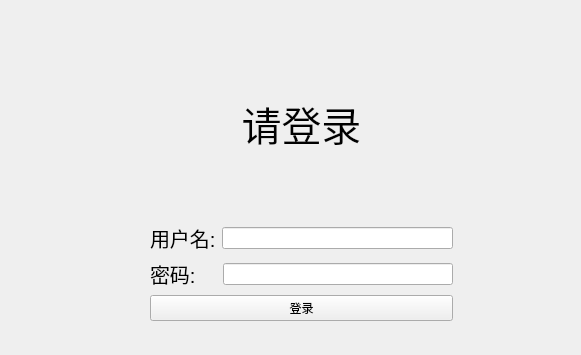
<?xml version="1.0" encoding="UTF-8"?>
<ui version="4.0">
 <class>Login</class>
 <widget class="QWidget" name="Login">
  <property name="geometry">
   <rect>
    <x>0</x>
    <y>0</y>
    <width>581</width>
    <height>355</height>
   </rect>
  </property>
  <property name="windowTitle">
   <string>Form</string>
  </property>
  <widget class="QWidget" name="verticalLayoutWidget">
   <property name="geometry">
    <rect>
     <x>50</x>
     <y>30</y>
     <width>503</width>
     <height>291</height>
    </rect>
   </property>
   <layout class="QVBoxLayout" name="verticalLayout">
    <property name="leftMargin">
     <number>100</number>
    </property>
    <property name="rightMargin">
     <number>100</number>
    </property>
    <item>
     <widget class="QLabel" name="Tips">
      <property name="font">
       <font>
        <pointsize>30</pointsize>
       </font>
      </property>
      <property name="text">
       <string>请登录</string>
      </property>
      <property name="alignment">
       <set>Qt::AlignCenter</set>
      </property>
     </widget>
    </item>
    <item>
     <layout class="QHBoxLayout" name="horizontalLayout">
      <property name="spacing">
       <number>6</number>
      </property>
      <property name="sizeConstraint">
       <enum>QLayout::SetDefaultConstraint</enum>
      </property>
      <property name="leftMargin">
       <number>0</number>
      </property>
      <property name="rightMargin">
       <number>0</number>
      </property>
      <item>
       <widget class="QLabel" name="UserName_Label">
        <property name="font">
         <font>
          <pointsize>15</pointsize>
         </font>
        </property>
        <property name="text">
         <string>用户名:</string>
        </property>
       </widget>
      </item>
      <item>
       <widget class="QLineEdit" name="UserName_Edit"/>
      </item>
     </layout>
    </item>
    <item>
     <layout class="QHBoxLayout" name="horizontalLayout_2">
      <property name="spacing">
       <number>27</number>
      </property>
      <property name="leftMargin">
       <number>0</number>
      </property>
      <property name="rightMargin">
       <number>0</number>
      </property>
      <item>
       <widget class="QLabel" name="Passwd_Label">
        <property name="font">
         <font>
          <pointsize>15</pointsize>
         </font>
        </property>
        <property name="text">
         <string>密码:</string>
        </property>
       </widget>
      </item>
      <item>
       <widget class="QLineEdit" name="Passwd_Edit"/>
      </item>
     </layout>
    </item>
    <item>
     <widget class="QPushButton" name="Login_Btn">
      <property name="text">
       <string>登录</string>
      </property>
     </widget>
    </item>
   </layout>
  </widget>
 </widget>
 <resources/>
 <connections/>
</ui>
